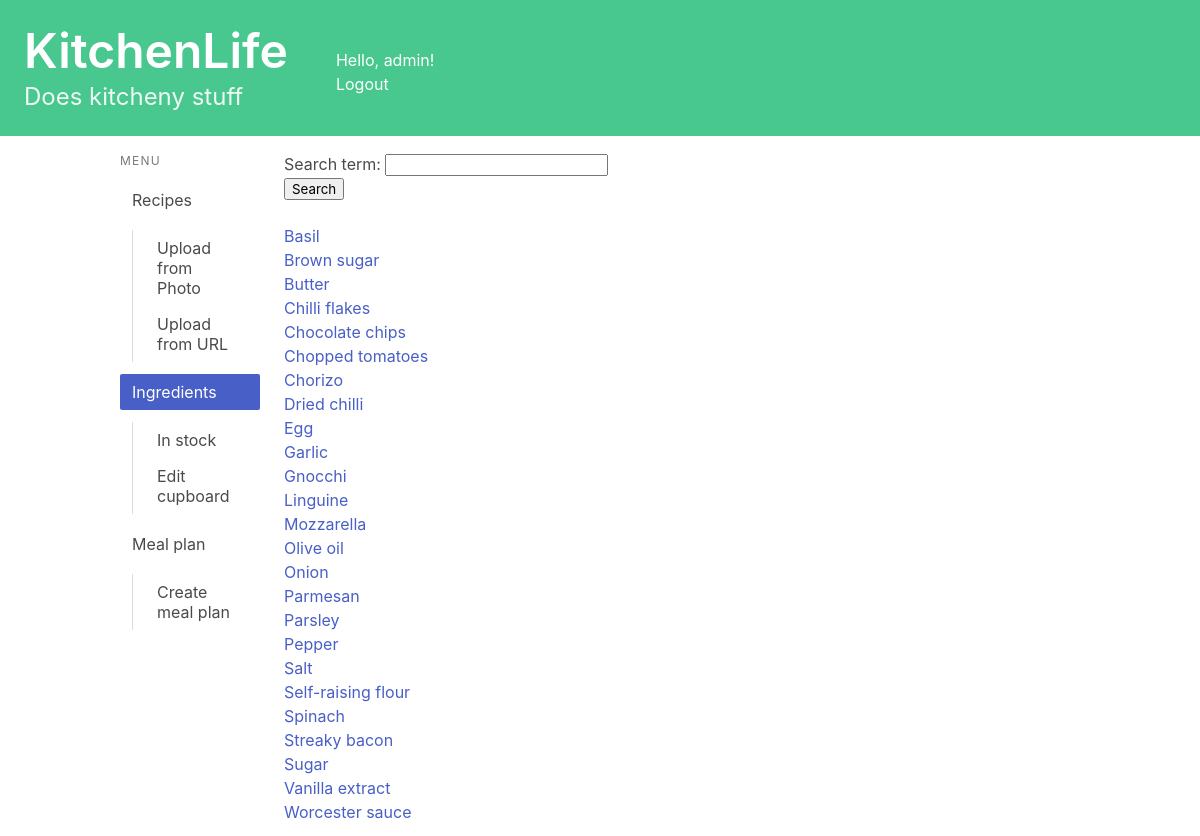
The page /cupboard/ (signed in) on the database its author committed.
### cupboard/models.py (models this page shows, shortened)
class Ingredient(models.Model):
    name = models.CharField(max_length=50)

### cupboard/views.py (the view)
# urls.py: path('', views.ingredients_index, name='ingredients_index'),
@login_required
def ingredients_index(request):
    profile = request.user.profile
    if request.method == 'POST':
        form = SearchForm(request.POST)
        if form.is_valid():
            filtered_ingredient = form.cleaned_data['search_term']
            ingredient_list = profile.ingredients_referenced.filter(name__contains=filtered_ingredient).order_by("name")
    else:
        form = SearchForm()
        ingredient_list = profile.ingredients_referenced.filter().order_by("name")
    context = {'ingredient_list': ingredient_list, 'form': form}
    return render(request, 'cupboard/ingredients_index.html', context)

### recipes/forms.py
class SearchForm(forms.Form):
    search_term = forms.CharField(max_length=50)

### recipes/templatetags/is_active.py (called while the page is built)
@register.simple_tag
def is_active(request, url):
    if reverse(url) == request.path:
        return "is-active"
    return ""

### cupboard/templates/cupboard/ingredients_index.html (shortened to what this page needs)
{% extends 'base.html' %}
{% block content %}
<ul>
    <form method="post">
         {{ form.as_p }}
        <button type="submit">Search</button>
    </form>
    <br>
{% if ingredient_list %}
    {% for ingredient in ingredient_list %}
    <li><a href="{% url 'cupboard:ingredient_detail' ingredient.id %}">{{ ingredient.name }}</a></li>
    {% endfor %}
{% else %}
    <p>No ingredients are available.</p>
{% endif %}
</ul>
{% endblock content %}

### kitchenlife/templates/base.html (shortened to what this page needs)
<!DOCTYPE html>
<html lang="en">
{% load is_active %}
<head>
    <link rel="stylesheet"
          href="https://cdn.jsdelivr.net/npm/bulma@0.9.3/css/bulma.min.css">
</head>
<body>
    <a href="{% url 'index' %} ">
        <section class="hero is-small is-success mb-4">
            <div class="columns">
                <div class="column">
                    <div class="hero-body">
                        <h1 class="title is-1">KitchenLife</h1>
                        <p class="subtitle is-4">
                            Does kitcheny stuff
                        </p>
                    </div>
                </div>
                <div class="column">
                    <br><br>
                    Hello, {{ user.username|default:'Guest' }}!
                    <div>
                        {% if user.is_authenticated %}
                            <a href="{% url 'logout' %}">Logout</a>
                        {% else %}
                            <a href="{% url 'login' %}">Login</a>
                        {% endif %}
                    </div>
                </div>
            </div>
        </section>
    </a>
    <div class="container">
        <div class="columns">
            <div class="column is-2">
                <aside class="menu">
                  <p class="menu-label">
                    Menu
                  </p>
                  <ul class="menu-list">
                    <li>
                        <a href="{% url 'recipes:index' %}" class="{% is_active request 'recipes:index' %}">Recipes</a>
                        <ul>
                            <a href="{% url 'recipes:upload_photo' %}" class="{% is_active request 'recipes:upload_photo' %}">Upload from Photo</a>
                            <a href="{% url 'recipes:upload_url' %}" class="{% is_active request 'recipes:upload_url' %}">Upload from URL</a>
                        </ul>
                        <a  href="{% url 'cupboard:ingredients_index' %}" class="{% is_active request 'cupboard:ingredients_index' %}">Ingredients</a>
                        <ul>
                            <a href="{% url 'cupboard:cupboard_index' %}" class="{% is_active request 'cupboard:cupboard_index' %}">In stock</a>
                            <a href="{% url 'cupboard:edit_cupboard' %}" class="{% is_active request 'cupboard:edit_cupboard' %}">Edit cupboard</a>
                        </ul>
                        <a href="{% url 'mealplan:meal_plan_index' %}" class="{% is_active request 'mealplan:meal_plan_index' %}">Meal plan</a>
                        <ul>
                            <a href="{% url 'mealplan:add_meal_plan' %}" class="{% is_active request 'mealplan:add_meal_plan' %}">Create meal plan</a>
                        </ul>
                    </li>
                  </ul>
                </aside>
            </div>
            <div class="column">
                {% block content %}
                {% endblock content %}
            </div>
        </div>
    </div>
</body>
</html>

### rows shown on the page
Ingredient: name "Basil"
Ingredient: name "Brown sugar"
Ingredient: name "Butter"
Ingredient: name "Chilli flakes"
Ingredient: name "Chocolate chips"
Ingredient: name "Chopped tomatoes"
Ingredient: name "Chorizo"
Ingredient: name "Dried chilli"
Ingredient: name "Egg"
Ingredient: name "Garlic"
Ingredient: name "Gnocchi"
Ingredient: name "Linguine"
Ingredient: name "Mozzarella"
Ingredient: name "Olive oil"
Ingredient: name "Onion"
Ingredient: name "Parmesan"
Ingredient: name "Parsley"
Ingredient: name "Pepper"
Ingredient: name "Salt"
Ingredient: name "Self-raising flour"
Ingredient: name "Spinach"
Ingredient: name "Streaky bacon"
Ingredient: name "Sugar"
Ingredient: name "Vanilla extract"
Ingredient: name "Worcester sauce"

### other values the page prints
{{ user.username|default:'Guest' }} "admin"
